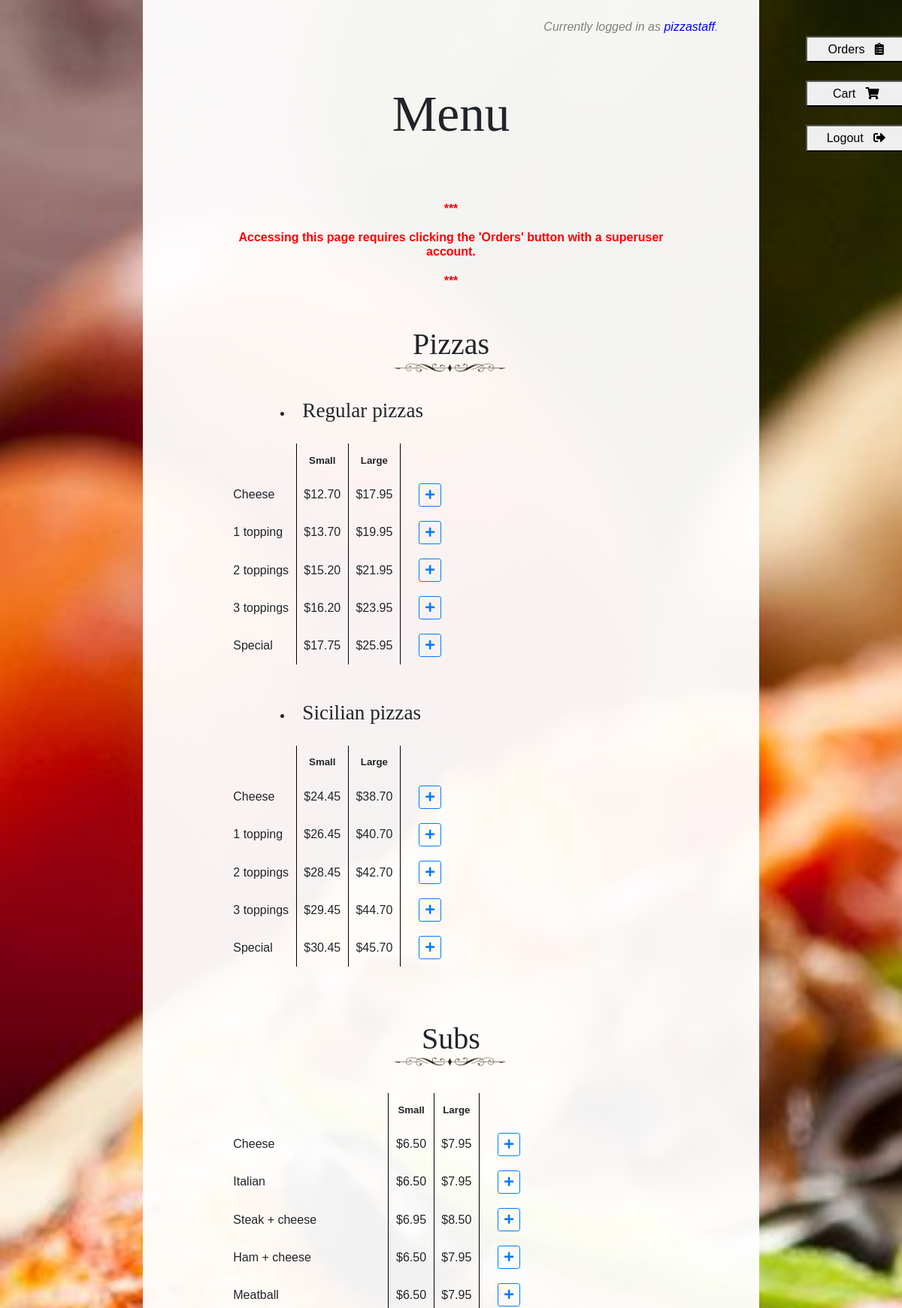
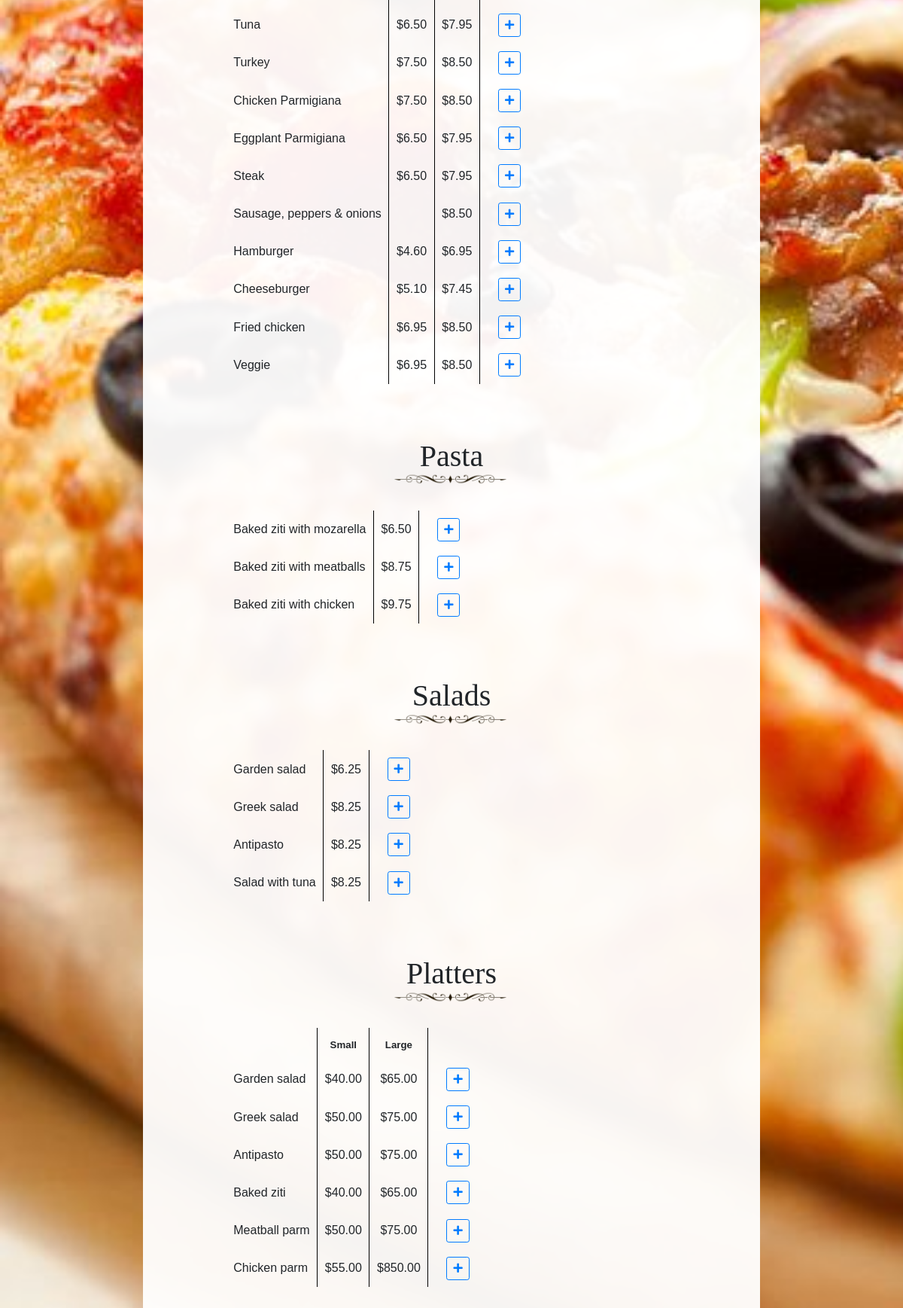
Page /orders (signed in) on the committed database (2 pictures, top to bottom).
### orders/models.py (models this page shows, shortened)
class Crust(models.Model):
    name = models.CharField(max_length=64, primary_key=True)
    def __str__(self):
        return self.name

class Pizza(models.Model):
    name = models.CharField(max_length=64)
    selectable_size = models.CharField(max_length=64, choices = sizeChoices)
    crust = models.ForeignKey(Crust, on_delete=models.CASCADE, related_name="pizzas")
    topping_1 = models.ForeignKey(PizzaCreationTopping, on_delete=models.CASCADE, related_name="topping_1_pizzas", null=True, default=None)
    topping_2 = models.ForeignKey(PizzaCreationTopping, on_delete=models.CASCADE, related_name="topping_2_pizzas", null=True, default=None)
    topping_3 = models.ForeignKey(PizzaCreationTopping, on_delete=models.CASCADE, related_name="topping_3_pizzas", null=True, default=None)
    topping_4 = models.ForeignKey(PizzaCreationTopping, on_delete=models.CASCADE, related_name="topping_4_pizzas", null=True, default=None)
    small_price = models.FloatField(null=True, default=0)
    large_price = models.FloatField(null=True, default=0)

class Sub(models.Model):
    name = models.CharField(max_length=64, unique=True)
    selectable_size = models.CharField(max_length=64, choices = sizeChoices)
    selectable_extra_1 = models.ForeignKey(SubCreationExtra, on_delete=models.CASCADE, related_name="extra_1_subs", null=True)
    selectable_extra_2 = models.ForeignKey(SubCreationExtra, on_delete=models.CASCADE, related_name="extra_2_subs", null=True)
    selectable_extra_3 = models.ForeignKey(SubCreationExtra, on_delete=models.CASCADE, related_name="extra_3_subs", null=True)
    selectable_extra_4 = models.ForeignKey(SubCreationExtra, on_delete=models.CASCADE, related_name="extra_4_subs", null=True)
    small_price = models.FloatField(default=0, null=True)
    large_price = models.FloatField(default=0, null=True)

class Pasta(models.Model):
    name = models.CharField(max_length=64, unique=True)
    price = models.FloatField()

class Salad(models.Model):
    name = models.CharField(max_length=64, unique=True)
    price = models.FloatField()

class Dinner_platter(models.Model):
    name = models.CharField(max_length=64, unique=True)
    selectable_size = models.CharField(max_length=64, choices = sizeChoices)
    small_price = models.FloatField(null=True, default=0)
    large_price = models.FloatField(null=True, default=0)

### orders/views.py (the view)
# urls.py: path("orders", views.orders, name="orders")
def orders(request):
    if request.method == "POST":
        orders = []
        for order in Order.objects.all():
            date = datetime.datetime.fromtimestamp(order.timestamp).strftime('%B %d, %Y at %H:%M')
            items = json.loads(order.items) # string ---> JSON object
            orders.append({"order": order, "date": date, "items": items})
        context = {
            "orders": orders
        };
        return render(request, "orders/orders.html", context)
    else:
        return menu(request, success = "", error = "Accessing this page requires clicking the 'Orders' button with a superuser account.")

### orders/views.py (called while the page is built)
def menu(request, success, error):
    if not request.user.is_authenticated:
        return render(request, "orders/login.html", {"success": None})
    crusts = []
    for crust in Crust.objects.all():
        try:
            temp = crust.pizzas.all()[0]
            crusts.append(crust)
        except:
            pass
    context = {
        "user": request.user,
        "crusts": crusts,
        "toppings": Topping.objects.all(),
        "extras": Extra.objects.all(),
        "pizzas": Pizza.objects.all(),
        "subs": Sub.objects.all(),
        "pastas": Pasta.objects.all(),
        "salads": Salad.objects.all(),
        "platters": Dinner_platter.objects.all(),
        "success": success,
        "error": error
    }
    return render(request, "orders/index.html", context)

### orders/templates/orders/index.html (shortened to what this page needs)
{% extends "orders/base.html" %}
{% load static %}
{% block username %}
    Currently logged in as <span style="color:blue" id="user" data-user={{ user.id }}>{{ user.username }}</span>.
{% endblock %}
{% block heading %}
    Menu
{% endblock %}
{% block buttons %}
    {% if user.is_superuser == True %}
        <form action="/orders" method="post" id="form">
            <button style="width:8.4rem; height: 2.2rem" type="submit" form="form">
                Orders&nbsp;&nbsp;
                <i class="fas fa-clipboard-list"></i>
            </button>
        </form>
        <br>
    {% endif %}
    <a href="{% url 'cart' %}">
        <button style="width:8.4rem; height: 2.2rem">
            Cart&nbsp;&nbsp;
            <i class="fas fa-shopping-cart"></i>
        </button>
    </a>
    <br>
    <br>
    <a href="{% url 'logout' %}">
        <button style="width:8.4rem; height: 2.2rem">
            Logout&nbsp;&nbsp;
            <i class="fas fa-sign-out-alt"></i>
        </button>
    </a>
{% endblock %}
{% block body %}
    {% if pizzas %}
        <h1 style="font-family:'URW Chancery L'">
            Pizzas
        </h1>
        <img src="{% static 'orders/underline.png' %}" class="underline">
        <br>
        {% for crust in crusts %}
            {% if crust.pizzas %}
                <ul style="padding-left: 5.5rem; padding-bottom: 0.2rem">
                    <li>
                        <h5 style="font-family:'URW Chancery L'; font-size:170%">
                            &nbsp;&nbsp;{{ crust.name }} pizzas
                        </h5>
                    </li>
                </ul>
                <table>
                    <tr>
                        <td>
                        </td>
                        <td style="text-align: center; padding: 0.6rem; border-left: 0.1rem solid black">
                            <b style="font-size: 0.83rem">
                                Small
                            </b>
                        </td>
                        <td style="text-align: center; padding: 0.6rem; border-left: 0.1rem solid black; border-right: 0.1rem solid black">
                            <b style="font-size: 0.83rem">
                                Large
                            </b>
                        </td>
                    </tr>
                    {% for pizza in pizzas %}
                        {% if pizza.crust == crust %}
                            <tr id="pizza{{ pizza.id }}">
                                <td id="pizza{{ pizza.id }}name" style="padding: 0.6rem" data-name="{{ pizza.name }}" data-crust="{{ crust }}">
                                    {{ pizza.name }}
                                </td>
                                <td id="pizza{{ pizza.id }}small_price" style="text-align: center; padding: 0.6rem; border-left: 0.1rem solid black" data-price={{ pizza.small_price }}>
                                    {% if pizza.selectable_size != "Large" %}
                                        ${{ pizza.small_price|stringformat:'.2f' }}
                                    {% endif %}
                                </td>
                                <td id="pizza{{ pizza.id }}large_price" style="text-align: center; padding: 0.6rem; border-left: 0.1rem solid black" data-price={{ pizza.large_price }}>
                                    {% if pizza.selectable_size != "Small" %}
                                        ${{ pizza.large_price|stringformat:'.2f' }}
                                    {% endif %}
                                </td>
                                <td style="padding: 0.6rem; padding-left:1.5rem; border-left: 0.1rem solid black">
                                    <span id="pizza{{ pizza.id }}plus">
                                        <button class="pizza btn btn-outline-primary btn-sm" value="{{ pizza.id }}">
                                            <i class="fas fa-plus"></i>
                                        </button>
                                    </span>
                                </td>
                                <td>
                                </td>
                                <td>
                                </td>
                                <td style="vertical-align: middle; padding: 0.6rem">
                                </td>
                                <td>
                                </td>
                                <td>
                                </td>
                            </tr>
                        {% endif %}
                    {% endfor %}
                </table>
                <br>
                <br>
            {% endif %}
        {% endfor %}
        <br>
    {% endif %}
    {% if subs %}
        <h1 style="font-family:'URW Chancery L'">
            Subs
        </h1>
        <img src="{% static 'orders/underline.png' %}" class="underline">
        <br>
        <table>
            <tr>
                <td>
                </td>
                <td style="text-align: center; padding: 0.6rem; border-left: 0.1rem solid black">
                    <b style="font-size: 0.83rem">
                        Small
                    </b>
                </td>
                <td style="text-align: center; padding: 0.6rem; border-left: 0.1rem solid black; border-right: 0.1rem solid black">
                    <b style="font-size: 0.83rem">
                        Large
                    </b>
                </td>
            </tr>
            {% for sub in subs %}
                <tr id="sub{{ sub.id }}">
                    <td id="sub{{ sub.id }}name" style="padding: 0.6rem" data-name="{{ sub.name }}">
                        {{ sub.name }}
                    </td>
                    <td id="sub{{ sub.id }}small_price" style="text-align: center; padding: 0.6rem; border-left: 0.1rem solid black" data-price={{ sub.small_price }}>
                        {% if sub.selectable_size != "Large" %}
                            ${{ sub.small_price|stringformat:'.2f' }}
                        {% endif %}
                    </td>
                    <td id="sub{{ sub.id }}large_price" style="text-align: center; padding: 0.6rem; border-left: 0.1rem solid black" data-price={{ sub.large_price }}>
                        {% if sub.selectable_size != "Small" %}
                            ${{ sub.large_price|stringformat:'.2f' }}
                        {% endif %}
                    </td>
                    <td style="padding: 0.6rem; padding-left:1.5rem; border-left: 0.1rem solid black">
                        <span id="sub{{ sub.id }}plus">
                            <button type="button" class="sub btn btn-outline-primary btn-sm" value="{{ sub.id }}">
                                <i class="fas fa-plus"></i>
                            </button>
                        </span>
                    </td>
                    <td>
                    </td>
                    <td>
                    </td>
                    <td style="vertical-align: middle; padding: 0.6rem;">
                    </td>
                    <td>
                    </td>
                    <td>
                    </td>
                </tr>
            {% endfor %}
        </table>
        <br>
        <br>
        <br>
    {% endif %}
    {% if pastas %}
        <h1 style="font-family:'URW Chancery L'">
            Pasta
        </h1>
        <img src="{% static 'orders/underline.png' %}" class="underline">
        <br>
        <table>
            {% for pasta in pastas %}
                <tr id="pasta{{ pasta.id }}">
                    <td id="pasta{{ pasta.id }}name" style="padding: 0.6rem" data-name="{{ pasta.name }}">
                        {{ pasta.name }}
                    </td>
                    <td id="pasta{{ pasta.id }}singlePrice" style="text-align: center; padding: 0.6rem; border-left: 0.1rem solid black" data-price={{ pasta.price }}>
                        ${{ pasta.price|stringformat:'.2f' }}
                    </td>
                    <td style="padding: 0.6rem; padding-left:1.5rem; border-left: 0.1rem solid black">
                        <span id="pasta{{ pasta.id }}plus">
                            <button class="pasta btn btn-outline-primary btn-sm" value="{{ pasta.id }}">
                                <i class="fas fa-plus"></i>
                            </button>
                        </span>
                    </td>
                    <td style="vertical-align: middle; padding: 0.6rem">
                    </td>
                    <td>
                    </td>
                </tr>
            {% endfor %}
        </table>
        <br>
        <br>
        <br>
    {% endif %}
    {% if salads %}
        <h1 style="font-family:'URW Chancery L'">
            Salads
        </h1>
        <img src="{% static 'orders/underline.png' %}" class="underline">
        <br>
        <table>
            {% for salad in salads %}
                <tr id="salad{{ salad.id }}">
                    <td id="salad{{ salad.id }}name" style="padding: 0.6rem" data-name="{{ salad.name }}">
                        {{ salad.name }}
                    </td>
                    <td id="salad{{ salad.id }}singlePrice" style="text-align: center; padding: 0.6rem; border-left: 0.1rem solid black" data-price={{ salad.price }}>
                        ${{ salad.price|stringformat:'.2f' }}
                    </td>
                    <td style="padding: 0.6rem; padding-left:1.5rem; border-left: 0.1rem solid black">
                        <span id="salad{{ salad.id }}plus">
                            <button class="salad btn btn-outline-primary btn-sm" value="{{ salad.id }}">
                                <i class="fas fa-plus"></i>
                            </button>
                        </span>
                    </td>
                    <td style="vertical-align: middle; padding: 0.6rem">
                    </td>
                    <td>
                    </td>
                </tr>
            {% endfor %}
        </table>
        <br>
        <br>
        <br>
    {% endif %}
    {% if platters %}
        <h1 style="font-family:'URW Chancery L'">
            Platters
        </h1>
        <img src="{% static 'orders/underline.png' %}" class="underline">
        <br>
        <table>
            <tr>
                <td>
                </td>
                <td style="text-align: center; padding: 0.6rem; border-left: 0.1rem solid black">
                    <b style="font-size: 0.83rem">
                        Small
                    </b>
                </td>
                <td style="text-align: center; padding: 0.6rem; border-left: 0.1rem solid black; border-right: 0.1rem solid black">
                    <b style="font-size: 0.83rem">
                        Large
                    </b>
                </td>
            </tr>
            {% for platter in platters %}
                {% if platter.crust == crust %}
                    <tr id="platter{{ platter.id }}">
                        <td id="platter{{ platter.id }}name" style="padding: 0.6rem" data-name="{{ platter.name }}">
                            {{ platter.name }}
                        </td>
                        <td id="platter{{ platter.id }}small_price" style="text-align: center; padding: 0.6rem; border-left: 0.1rem solid black" data-price={{ platter.small_price }}>
                            {% if platter.selectable_size != "Large" %}
                                ${{ platter.small_price|stringformat:'.2f' }}
                            {% endif %}
                        </td>
                        <td id="platter{{ platter.id }}large_price" style="text-align: center; padding: 0.6rem; border-left: 0.1rem solid black" data-price={{ platter.large_price }}>
                            {% if platter.selectable_size != "Small" %}
                                ${{ platter.large_price|stringformat:'.2f' }}
                            {% endif %}
                        </td>
                        <td style="padding: 0.6rem; padding-left:1.5rem; border-left: 0.1rem solid black">
                            <span id="platter{{ platter.id }}plus">
                                <button class="platter btn btn-outline-primary btn-sm" value="{{ platter.id }}">
                                    <i class="fas fa-plus"></i>
                                </button>
                            </span>
                        </td>
                        <td>
                        </td>
                        <td style="vertical-align: middle; padding: 0.6rem">
                        </td>
                        <td>
                        </td>
                    </tr>
                {% endif %}
            {% endfor %}
        </table>
    {% endif %}
{% endblock %}

### rows in the picture
Crust: name "Regular"
Pizza: name "Cheese", small_price "12.70", large_price "17.95", {{ pizza.id }} 1 (drawn)
Pizza: name "1 topping", small_price "13.70", large_price "19.95", {{ pizza.id }} 2 (drawn)
Pizza: name "2 toppings", small_price "15.20", large_price "21.95", {{ pizza.id }} 3 (drawn)
Pizza: name "3 toppings", small_price "16.20", large_price "23.95", {{ pizza.id }} 4 (drawn)
Pizza: name "Special", small_price "17.75", large_price "25.95", {{ pizza.id }} 5 (drawn)
Crust: name "Sicilian"
Pizza: name "Cheese", small_price "24.45", large_price "38.70", {{ pizza.id }} 6 (drawn)
Pizza: name "1 topping", small_price "26.45", large_price "40.70", {{ pizza.id }} 7 (drawn)
Pizza: name "2 toppings", small_price "28.45", large_price "42.70", {{ pizza.id }} 8 (drawn)
Pizza: name "3 toppings", small_price "29.45", large_price "44.70", {{ pizza.id }} 9 (drawn)
Pizza: name "Special", small_price "30.45", large_price "45.70", {{ pizza.id }} 10 (drawn)
Sub: name "Cheese", small_price "6.50", large_price "7.95", {{ sub.id }} 1 (drawn)
Sub: name "Italian", small_price "6.50", large_price "7.95", {{ sub.id }} 2 (drawn)
Sub: name "Steak + cheese", small_price "6.95", large_price "8.50", {{ sub.id }} 3 (drawn)
Sub: name "Ham + cheese", small_price "6.50", large_price "7.95", {{ sub.id }} 4 (drawn)
Sub: name "Meatball", small_price "6.50", large_price "7.95", {{ sub.id }} 5 (drawn)
Sub: name "Tuna", small_price "6.50", large_price "7.95", {{ sub.id }} 6 (drawn)
Sub: name "Turkey", small_price "7.50", large_price "8.50", {{ sub.id }} 7 (drawn)
Sub: name "Chicken Parmigiana", small_price "7.50", large_price "8.50", {{ sub.id }} 8 (drawn)
Sub: name "Eggplant Parmigiana", small_price "6.50", large_price "7.95", {{ sub.id }} 9 (drawn)
Sub: name "Steak", small_price "6.50", large_price "7.95", {{ sub.id }} 10 (drawn)
Sub: name "Sausage, peppers & onions", small_price 0 (drawn), large_price "8.50", {{ sub.id }} 11 (drawn)
Sub: name "Hamburger", small_price "4.60", large_price "6.95", {{ sub.id }} 12 (drawn)
Sub: name "Cheeseburger", small_price "5.10", large_price "7.45", {{ sub.id }} 13 (drawn)
Sub: name "Fried chicken", small_price "6.95", large_price "8.50", {{ sub.id }} 14 (drawn)
Sub: name "Veggie", small_price "6.95", large_price "8.50", {{ sub.id }} 15 (drawn)
Pasta: name "Baked ziti with mozarella", price "6.50", {{ pasta.id }} 1 (drawn)
Pasta: name "Baked ziti with meatballs", price "8.75", {{ pasta.id }} 2 (drawn)
Pasta: name "Baked ziti with chicken", price "9.75", {{ pasta.id }} 3 (drawn)
Salad: name "Garden salad", price "6.25", {{ salad.id }} 1 (drawn)
Salad: name "Greek salad", price "8.25", {{ salad.id }} 2 (drawn)
Salad: name "Antipasto", price "8.25", {{ salad.id }} 4 (drawn)
Salad: name "Salad with tuna", price "8.25", {{ salad.id }} 5 (drawn)
Dinner_platter: name "Garden salad", small_price "40.00", large_price "65.00", {{ platter.id }} 1 (drawn)
Dinner_platter: name "Greek salad", small_price "50.00", large_price "75.00", {{ platter.id }} 2 (drawn)
Dinner_platter: name "Antipasto", small_price "50.00", large_price "75.00", {{ platter.id }} 3 (drawn)
Dinner_platter: name "Baked ziti", small_price "40.00", large_price "65.00", {{ platter.id }} 4 (drawn)
Dinner_platter: name "Meatball parm", small_price "50.00", large_price "75.00", {{ platter.id }} 5 (drawn)
Dinner_platter: name "Chicken parm", small_price "55.00", large_price "850.00", {{ platter.id }} 6 (drawn)

### other values in the picture
{{ user.username }} "pizzastaff"
{{ error }} "Accessing this page requires clicking the 'Orders' button with a superuser account."
